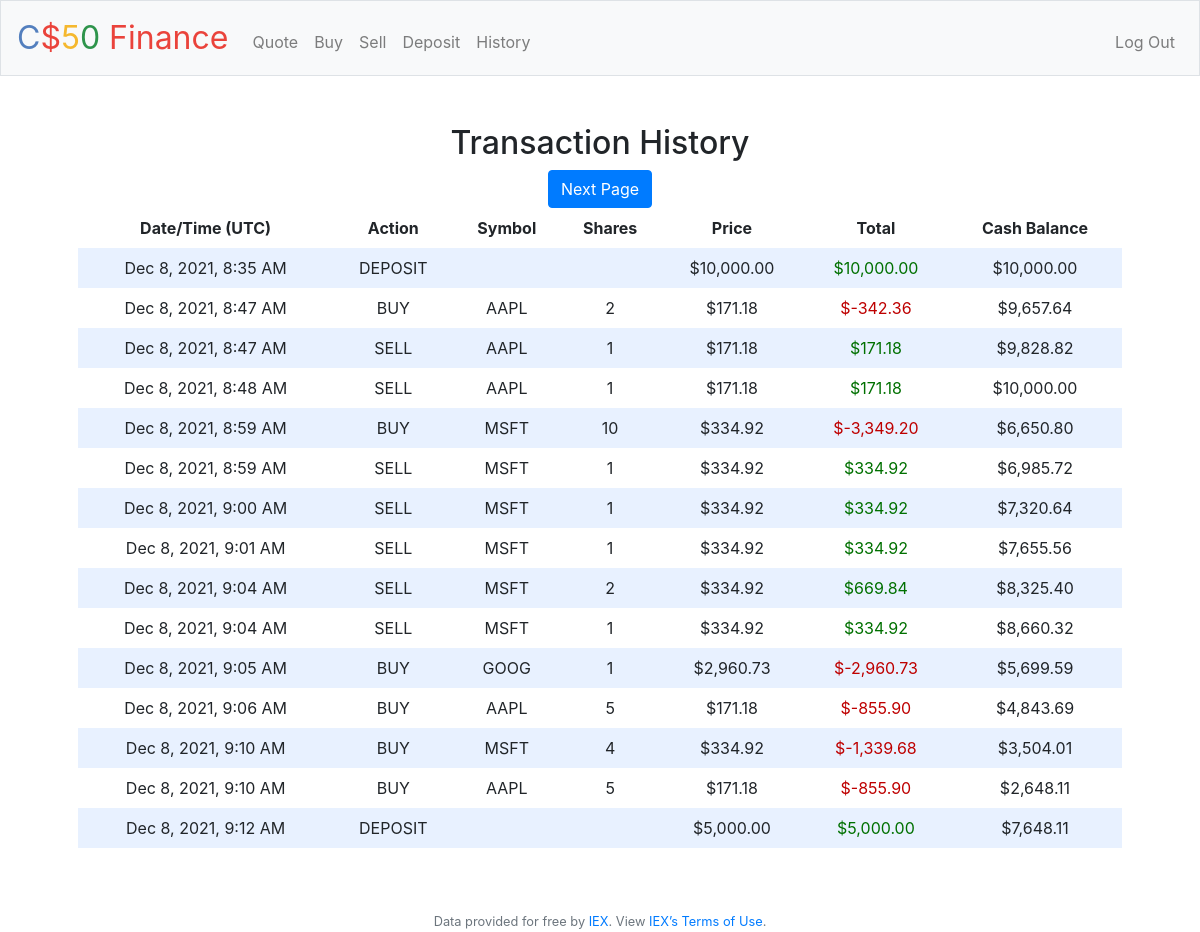
Screenshot of /history (signed in) with the database file from the repository.
### tables this page shows
CREATE TABLE 'transactions' ('id' integer PRIMARY KEY AUTOINCREMENT NOT NULL,'timestamp' timestamp NOT NULL DEFAULT CURRENT_TIMESTAMP, 'shares' integer NOT NULL, 'symbol' text NOT NULL, 'user_id'  INTEGER NOT NULL  , 'price'  INTEGER NOT NULL  );

### app.py (the view)
@app.route("/history", methods=["GET", "POST"])
@login_required
def history():
    DEFAULT_LIMIT = 15
    requestedPage = request.form.get("page", type=int, default=1)
    unparsedStartBalances = request.form.get("startBalances")
    try:
        if unparsedStartBalances:
            startBalances = json.loads(unparsedStartBalances)
        else:
            startBalances = [0]
        if type(startBalances) is not list:
            raise
    except:
        app.logger.exception("History: Error reading starting balances")
        return apology("Pagination error!", 500)
    if len(startBalances) == requestedPage:
        direction = "next"
        runningBalance = startBalances[-1]
    elif len(startBalances) == requestedPage + 2:
        direction = "prev"
        runningBalance = startBalances[-3]
    else:
        return apology("Pagination error!", 500)
    userId = session.get("user_id")
    transactions = db.execute("SELECT * from transactions WHERE user_id = ? ORDER BY timestamp LIMIT ? OFFSET ?",
                                userId, DEFAULT_LIMIT + 1, (requestedPage - 1) * DEFAULT_LIMIT)
    nextPage = len(transactions) == DEFAULT_LIMIT + 1
    prevPage = requestedPage != 1
    transactions = transactions[:DEFAULT_LIMIT]
    for tx in transactions:
        txTimestamp = datetime.fromisoformat(tx['timestamp'])
        tx['time'] = txTimestamp.strftime('%-I:%M %p')
        tx['date'] = txTimestamp.strftime('%b %-d, %Y')
        if tx['shares'] > 0:
            tx['action'] = 'BUY'
            tx['total'] = -(tx['price'] * tx['shares'])
        elif tx['shares'] == 0:
            tx['action'] = 'DEPOSIT'
            tx['total'] = tx['price']
        else:
            tx['action'] = 'SELL'
            tx['total'] = -(tx['price'] * tx['shares'])
        runningBalance += tx['total']
        tx['cashBalance'] = runningBalance
    if direction == 'next':
        startBalances.append(transactions[-1]['cashBalance'])
    else:
        startBalances = startBalances[:-1]
    return render_template("history.html", transactions=transactions, startBalances=startBalances,
                            currentPage=requestedPage, hasNextPage=nextPage, hasPreviousPage=prevPage)

### app.py (called while the page is built)
@app.after_request
def after_request(response):
    response.headers["Cache-Control"] = "no-cache, no-store, must-revalidate"
    response.headers["Expires"] = 0
    response.headers["Pragma"] = "no-cache"
    return response

### helpers.py (called while the page is built)
def login_required(f):
    @wraps(f)
    def decorated_function(*args, **kwargs):
        if session.get("user_id") is None:
            return redirect("/login")
        return f(*args, **kwargs)
    return decorated_function

def commas(value):
    return f"{value:,}"

def usd(value):
    return f"${value:,.2f}"

def cash_flow(value):
    if value < 0:
        return Markup(f"<span class='negative'>${value:,.2f}</span>")
    else:
        return Markup(f"<span class='positive'>${value:,.2f}</span>")

### templates/history.html (shortened to what this page needs)
{% extends "layout.html" %}
{% block main %}
    <h2>Transaction History</h2>
    <form action="/history" method="post">
        <div>
        {% if hasNextPage %}
            <button button class="btn btn-primary" type="submit" name=page value="{{ currentPage + 1 }}">
                Next Page
            </button>
        {% endif %}
        </div>
    </form>
    <table>
        <thead>
            <tr>
                <th>Date/Time (UTC)</th>
                <th>Action</th>
                <th>Symbol</th>
                <th>Shares</th>
                <th>Price</th>
                <th>Total</th>
                <th>Cash Balance</th>
            </tr>
        </thead>
        <tbody>
            {% for tx in transactions %}
                <tr>
                    <td>{{ tx.date }}, {{ tx.time }}</td>
                    <td>{{ tx.action }}</td>
                    <td>{{ tx.symbol }}</td>
                    <td>{{ '' if (tx.shares == 0) else tx.shares | abs | commas }}</td>
                    <td>{{ tx.price | usd }}</td>
                    <td>{{ tx.total | cash_flow }}</td>
                    <td>{{ tx.cashBalance | usd }}</td>
                </tr>
            {% endfor %}
        </tbody>
    </table>
{% endblock %}

### templates/layout.html (shortened to what this page needs)
<!DOCTYPE html>
<html lang="en">
    <head>
        <link rel="stylesheet" href="https://cdn.jsdelivr.net/npm/bootstrap@4.5.3/dist/css/bootstrap.min.css">
        <link href="/static/styles.css" rel="stylesheet">
    </head>
    <body>
        <nav class="navbar navbar-expand-md navbar-light bg-light border">
            <a class="navbar-brand" href="/"><span class="blue">C</span><span class="red">$</span><span class="yellow">5</span><span class="green">0</span> <span class="red">Finance</span></a>
            <div class="collapse navbar-collapse" id="navbar">
                {% if session.user_id %}
                    <ul class="navbar-nav mr-auto mt-2">
                        <li class="nav-item"><a class="nav-link" href="/quote">Quote</a></li>
                        <li class="nav-item"><a class="nav-link" href="/buy">Buy</a></li>
                        <li class="nav-item"><a class="nav-link" href="/sell">Sell</a></li>
                        <li class="nav-item"><a class="nav-link" href="/deposit">Deposit</a></li>
                        <li class="nav-item"><a class="nav-link" href="/history">History</a></li>
                    </ul>
                    <ul class="navbar-nav ml-auto mt-2">
                        <li class="nav-item"><a class="nav-link" href="/logout">Log Out</a></li>
                    </ul>
                {% else %}
                    <ul class="navbar-nav ml-auto mt-2">
                        <li class="nav-item"><a class="nav-link" href="/register">Register</a></li>
                        <li class="nav-item"><a class="nav-link" href="/login">Log In</a></li>
                    </ul>
                {% endif %}
            </div>
        </nav>
        <main class="container p-5">
            {% block main %}{% endblock %}
        </main>
        <footer class="small text-center text-muted">
            Data provided for free by <a href="https://iextrading.com/developer">IEX</a>. View <a href="https://iextrading.com/api-exhibit-a/">IEX’s Terms of Use</a>.
        </footer>
    </body>
</html>

### static/styles.css (style rules this page uses)
nav .navbar-brand { font-size: xx-large; }
nav .navbar-brand .blue { color: #537fbe; }
nav .navbar-brand .red { color: #ea433b; }
nav .navbar-brand .yellow { color: #f5b82e; }
nav .navbar-brand .green { color: #2e944b; }
main { overflow-x: auto; text-align: center; }
table { background-color: transparent; margin-bottom: 1rem; width: 100%; }
table th, table td { padding: 0.5rem; vertical-align: middle; }
tbody tr:nth-of-type(odd) { background-color: rgb(179, 208, 255, 0.3) }
.negative { color: rgb(190, 0, 0); }
.positive { color: rgb(0, 112, 0); }

### rows the page displays
transactions: date "Dec 8, 2021", time "8:35 AM", action "DEPOSIT", price "$10,000.00", total|cash_flow "$10,000.00", cashBalance "$10,000.00"
transactions: date "Dec 8, 2021", time "8:47 AM", action "BUY", symbol "AAPL", shares "2", price "$171.18", total|cash_flow "$-342.36", cashBalance "$9,657.64"
transactions: date "Dec 8, 2021", time "8:47 AM", action "SELL", symbol "AAPL", shares "1", price "$171.18", total|cash_flow "$171.18", cashBalance "$9,828.82"
transactions: date "Dec 8, 2021", time "8:48 AM", action "SELL", symbol "AAPL", shares "1", price "$171.18", total|cash_flow "$171.18", cashBalance "$10,000.00"
transactions: date "Dec 8, 2021", time "8:59 AM", action "BUY", symbol "MSFT", shares "10", price "$334.92", total|cash_flow "$-3,349.20", cashBalance "$6,650.80"
transactions: date "Dec 8, 2021", time "8:59 AM", action "SELL", symbol "MSFT", shares "1", price "$334.92", total|cash_flow "$334.92", cashBalance "$6,985.72"
transactions: date "Dec 8, 2021", time "9:00 AM", action "SELL", symbol "MSFT", shares "1", price "$334.92", total|cash_flow "$334.92", cashBalance "$7,320.64"
transactions: date "Dec 8, 2021", time "9:01 AM", action "SELL", symbol "MSFT", shares "1", price "$334.92", total|cash_flow "$334.92", cashBalance "$7,655.56"
transactions: date "Dec 8, 2021", time "9:04 AM", action "SELL", symbol "MSFT", shares "2", price "$334.92", total|cash_flow "$669.84", cashBalance "$8,325.40"
transactions: date "Dec 8, 2021", time "9:04 AM", action "SELL", symbol "MSFT", shares "1", price "$334.92", total|cash_flow "$334.92", cashBalance "$8,660.32"
transactions: date "Dec 8, 2021", time "9:05 AM", action "BUY", symbol "GOOG", shares "1", price "$2,960.73", total|cash_flow "$-2,960.73", cashBalance "$5,699.59"
transactions: date "Dec 8, 2021", time "9:06 AM", action "BUY", symbol "AAPL", shares "5", price "$171.18", total|cash_flow "$-855.90", cashBalance "$4,843.69"
transactions: date "Dec 8, 2021", time "9:10 AM", action "BUY", symbol "MSFT", shares "4", price "$334.92", total|cash_flow "$-1,339.68", cashBalance "$3,504.01"
transactions: date "Dec 8, 2021", time "9:10 AM", action "BUY", symbol "AAPL", shares "5", price "$171.18", total|cash_flow "$-855.90", cashBalance "$2,648.11"
transactions: date "Dec 8, 2021", time "9:12 AM", action "DEPOSIT", price "$5,000.00", total|cash_flow "$5,000.00", cashBalance "$7,648.11"
